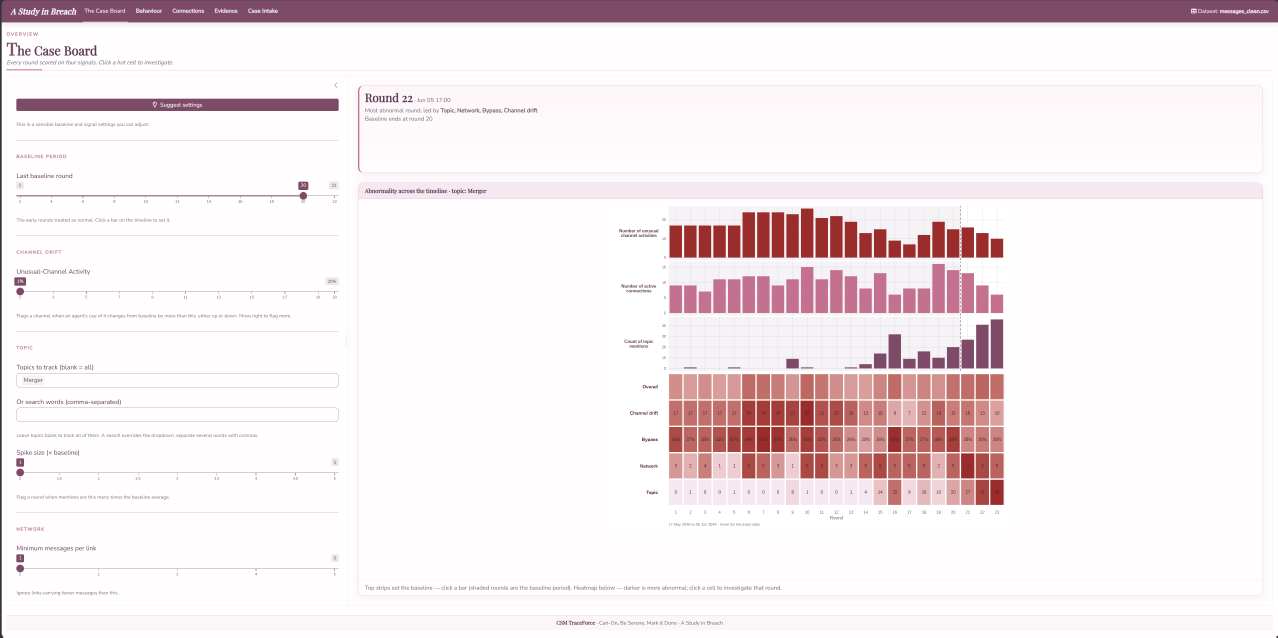
#> input picture images/guide_caseboard.png, 3832 x 1912 px (shown at 1/3 size)
$ python annotate_guide.py
#> lines starting #> are read from the running program, lines starting #| are printed output that depends on the picture
# annotate_guide.py ----------------------------------------------------------
# Regenerates every user-guide illustration image from the base screenshots.
# Run from this images/ folder:  python annotate_guide.py
# Number badges have a white ring so they stand out from the red box borders.
#   mode="inside"  -> badge inside the top-right corner (default; adjacent boxes)
#   mode="outside" -> badge just outside the corner (well-separated boxes)

from PIL import Image, ImageDraw, ImageFont
red = (200, 30, 45); white = (255, 255, 255)

def font(sz):
    try:
        return ImageFont.truetype("/usr/share/fonts/truetype/dejavu/DejaVuSans-Bold.ttf", sz)
    except Exception:
        return ImageFont.load_default()

def annotate(src, dst, boxes, mode="inside"):
#> called with src = 'guide_caseboard.png', dst = 'guide_caseboard_annotated.png', mode = 'inside'
    im = Image.open(src).convert("RGB"); W, H = im.size
#> after `W, H = im.size`: W = 3832; H = 1912
    d = ImageDraw.Draw(im)
    r = max(24, int(0.0085 * W)); lw = max(4, int(0.0016 * W)); pad = lw + 2
#> after `r = max(24, int(0.0085 * W))`: r = 32
#> after `lw = max(4, int(0.0016 * W))`: lw = 6
#> after `pad = lw + 2`: pad = 8
    hw = max(4, int(0.0020 * W))
#> hw = 7
    f = font(int(1.3 * r))
    for fx0, fy0, fx1, fy1, lab in boxes:
        x0, y0, x1, y1 = int(fx0*W), int(fy0*H), int(fx1*W), int(fy1*H)
        for w in range(lw):
            d.rectangle([x0-w, y0-w, x1+w, y1+w], outline=red)
        if mode == "outside":
            bx = min(W - r - hw - 1, x1 + r // 2)
            by = max(r + hw + 1, y0 - r // 2)
        else:
            bx = x1 - r - pad - hw
            by = y0 + r + pad + hw
        d.ellipse([bx-r-hw, by-r-hw, bx+r+hw, by+r+hw], fill=white)
        d.ellipse([bx-r, by-r, bx+r, by+r], fill=red)
        tb = d.textbbox((0, 0), lab, font=f)
        d.text((bx-(tb[2]-tb[0])/2-tb[0], by-(tb[3]-tb[1])/2-tb[1]), lab, fill="white", font=f)
#> this loop made 3 passes
#> tb on passes 1 to 3: (0, 9, 29, 39), (0, 8, 29, 39), (0, 8, 29, 39)
    im.save(dst)
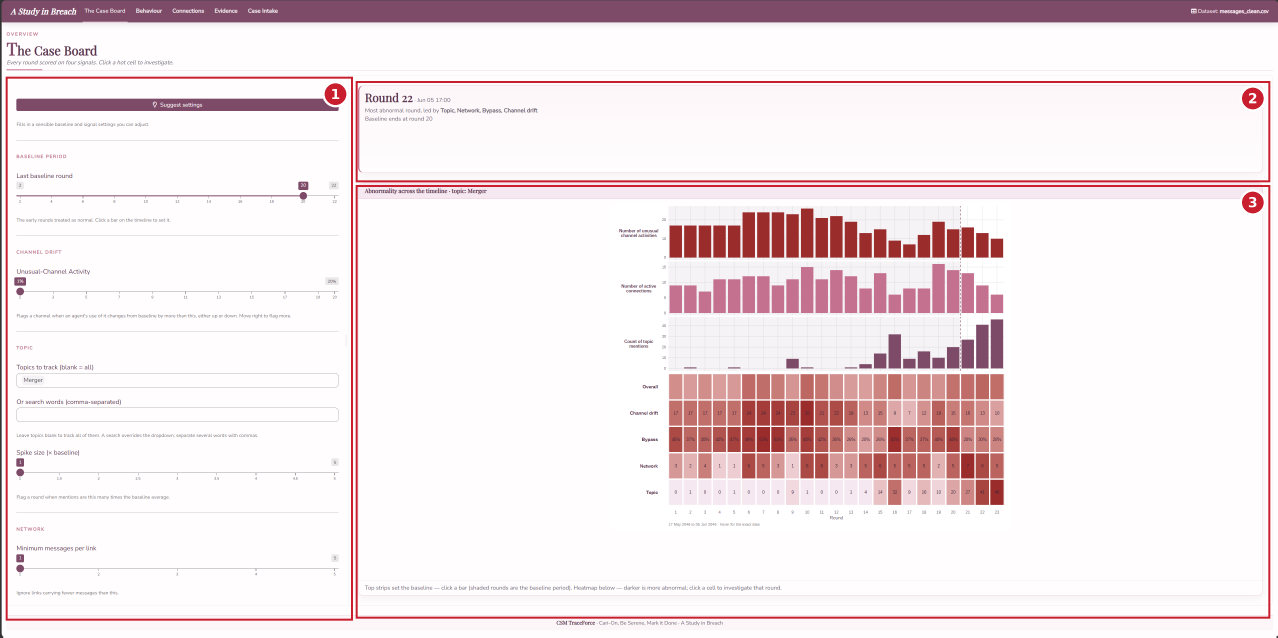
#> saved as guide_caseboard_annotated.png: PIL image 3832x1912 RGB (shown at 1/3 size); mean R, G, B 241.8, 228.8, 231.8

annotate("guide_caseboard.png", "guide_caseboard_annotated.png", [
    (0.006, 0.123, 0.275, 0.971, "1"),
    (0.280, 0.130, 0.993, 0.283, "2"),
    (0.280, 0.293, 0.993, 0.968, "3")])

Image.open("guide_caseboard.png").convert("RGB").crop((0, 230, 1075, 1865)).save("guide_settings_zoom.png")
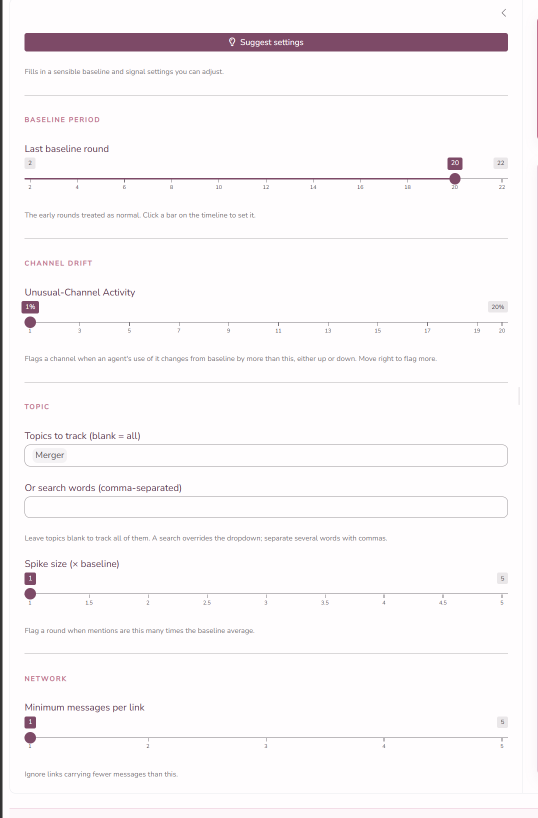
#> saved as guide_settings_zoom.png: PIL image 1075x1635 RGB (shown at 1/2 size); mean R, G, B 248.9, 245.5, 247.3

annotate("guide_settings_zoom.png", "guide_settings_annotated.png", [
    (0.028, 0.035, 0.972, 0.069, "1"),
    (0.028, 0.170, 0.972, 0.243, "2"),
    (0.028, 0.347, 0.972, 0.423, "3"),
    (0.028, 0.521, 0.972, 0.576, "4"),
    (0.028, 0.586, 0.972, 0.641, "5"),
    (0.028, 0.680, 0.972, 0.753, "6"),
    (0.028, 0.855, 0.972, 0.913, "7")], mode="outside")
#> call 2 of annotate, with src = 'guide_settings_zoom.png', dst = 'guide_settings_annotated.png', mode = 'outside'
#> in annotate (call 2), `im.save(dst)`:
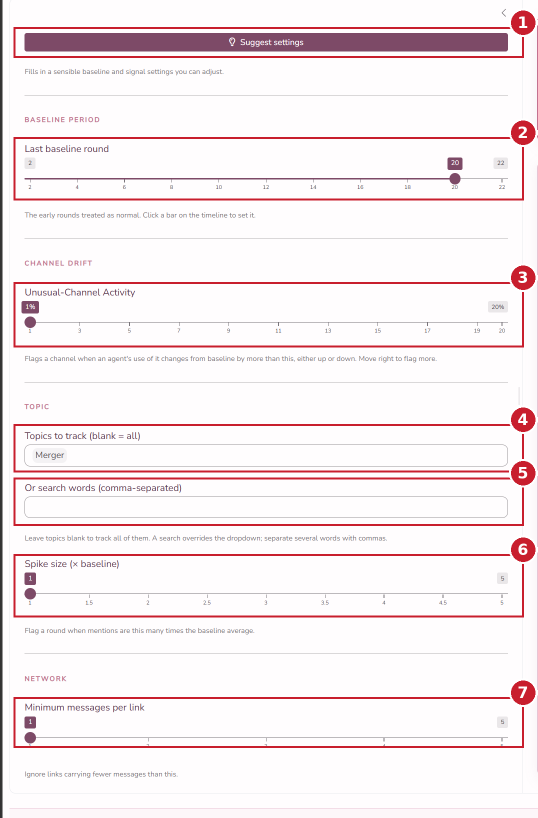
#> saved as guide_settings_annotated.png: PIL image 1075x1635 RGB (shown at 1/2 size); mean R, G, B 246.7, 236.3, 238.7

annotate("guide_behaviour.png", "guide_behaviour_annotated.png", [
    (0.004, 0.205, 0.252, 0.60, "1"),
    (0.256, 0.205, 0.986, 0.345, "2"),
    (0.256, 0.35, 0.686, 0.82, "3"),
    (0.69, 0.35, 0.986, 0.82, "4")])
#> call 3 of annotate, with src = 'guide_behaviour.png', dst = 'guide_behaviour_annotated.png', mode = 'inside'
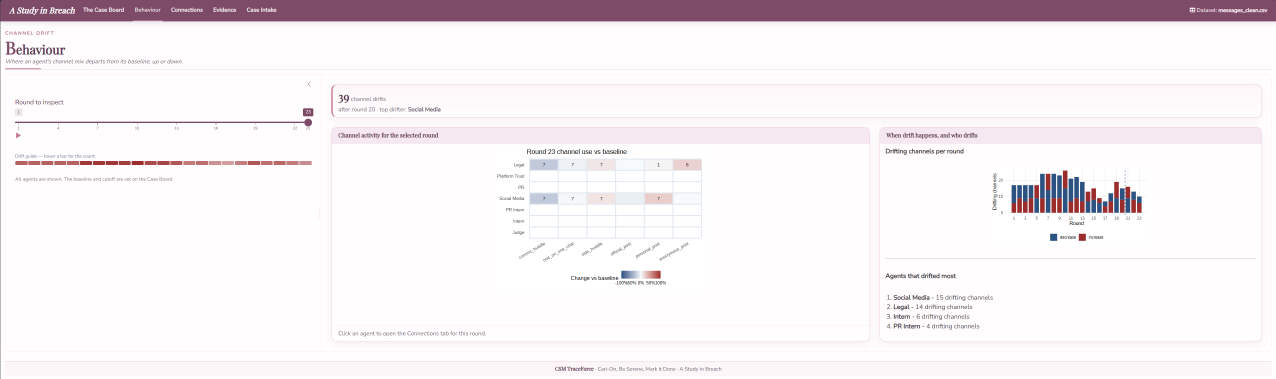
#> input picture images/guide_behaviour.png, 3826 x 1135 px (shown at 1/3 size)
#> the loop in annotate (call 3), `for fx0, fy0, fx1, fy1, lab in boxes:` made 4 passes
#> in annotate (call 3), `im.save(dst)`:
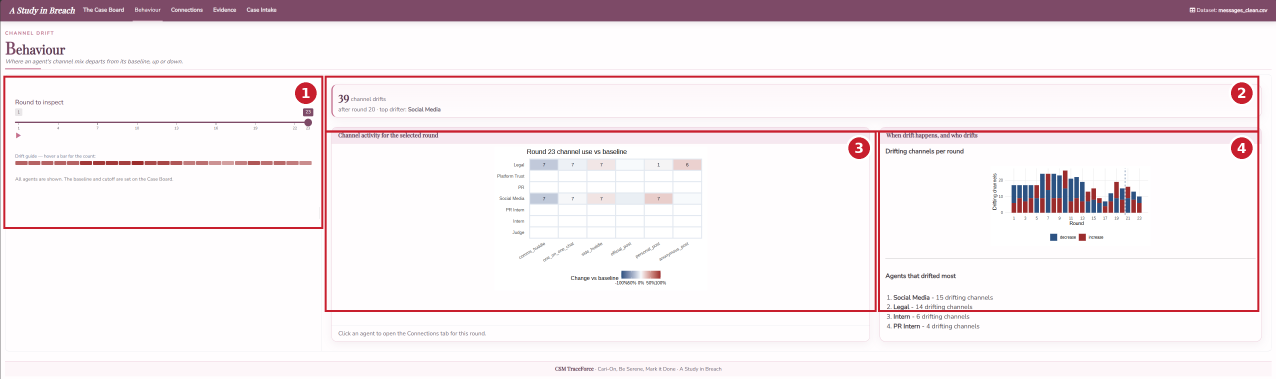
#> saved as guide_behaviour_annotated.png: PIL image 3826x1135 RGB (shown at 1/3 size); mean R, G, B 243, 233.3, 236.8

annotate("guide_connections.png", "guide_connections_annotated.png", [
    (0.004, 0.125, 0.252, 0.45, "1"),
    (0.256, 0.122, 0.985, 0.185, "2"),
    (0.256, 0.19, 0.748, 0.525, "3"),
    (0.752, 0.19, 0.99, 0.525, "4"),
    (0.256, 0.54, 0.99, 0.86, "5")])
#> (the run stopped early here; a loop or call above may not have finished)
